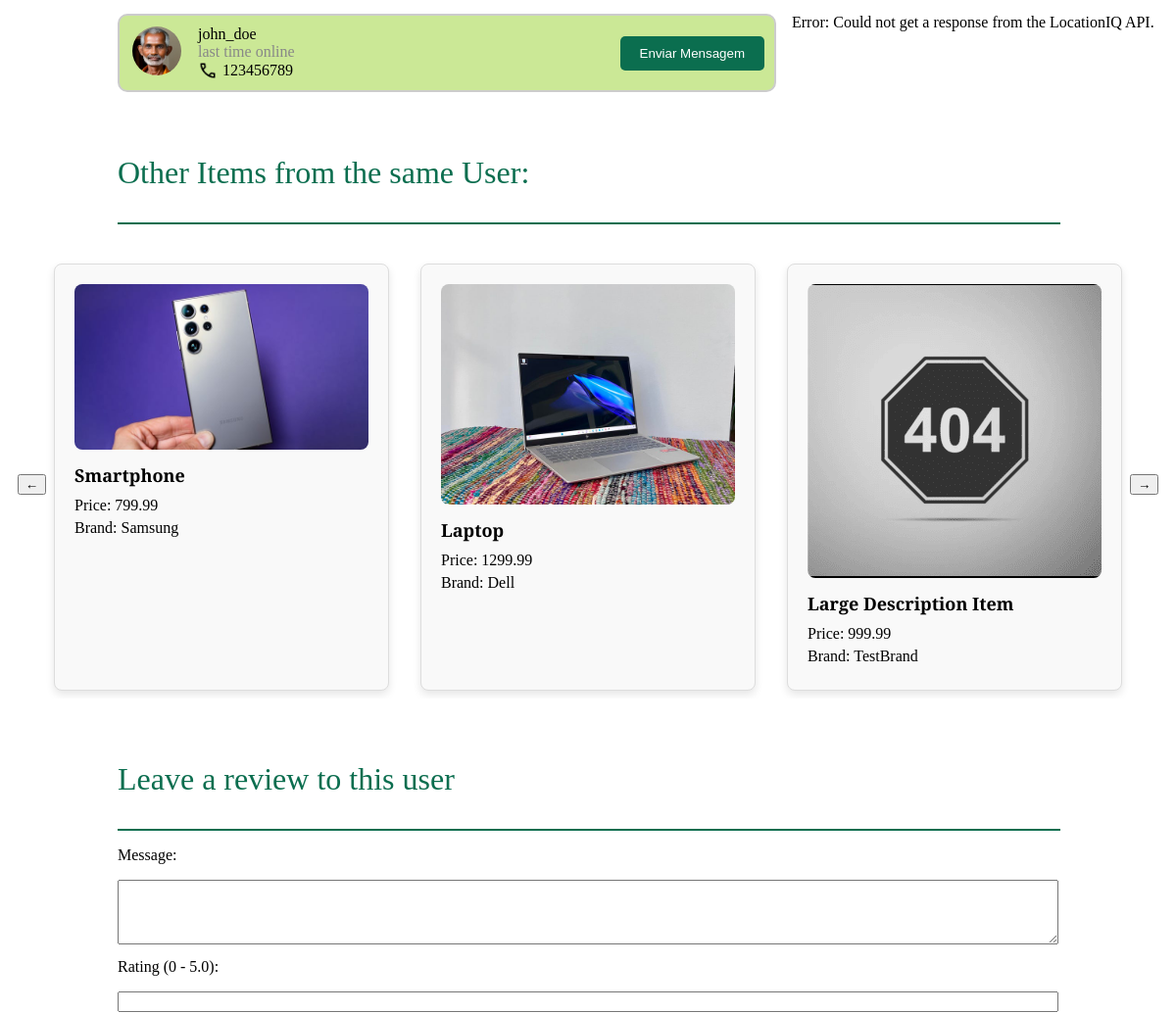
Before: /pages/itempage.php?item=2 (middle part) with the older database file.
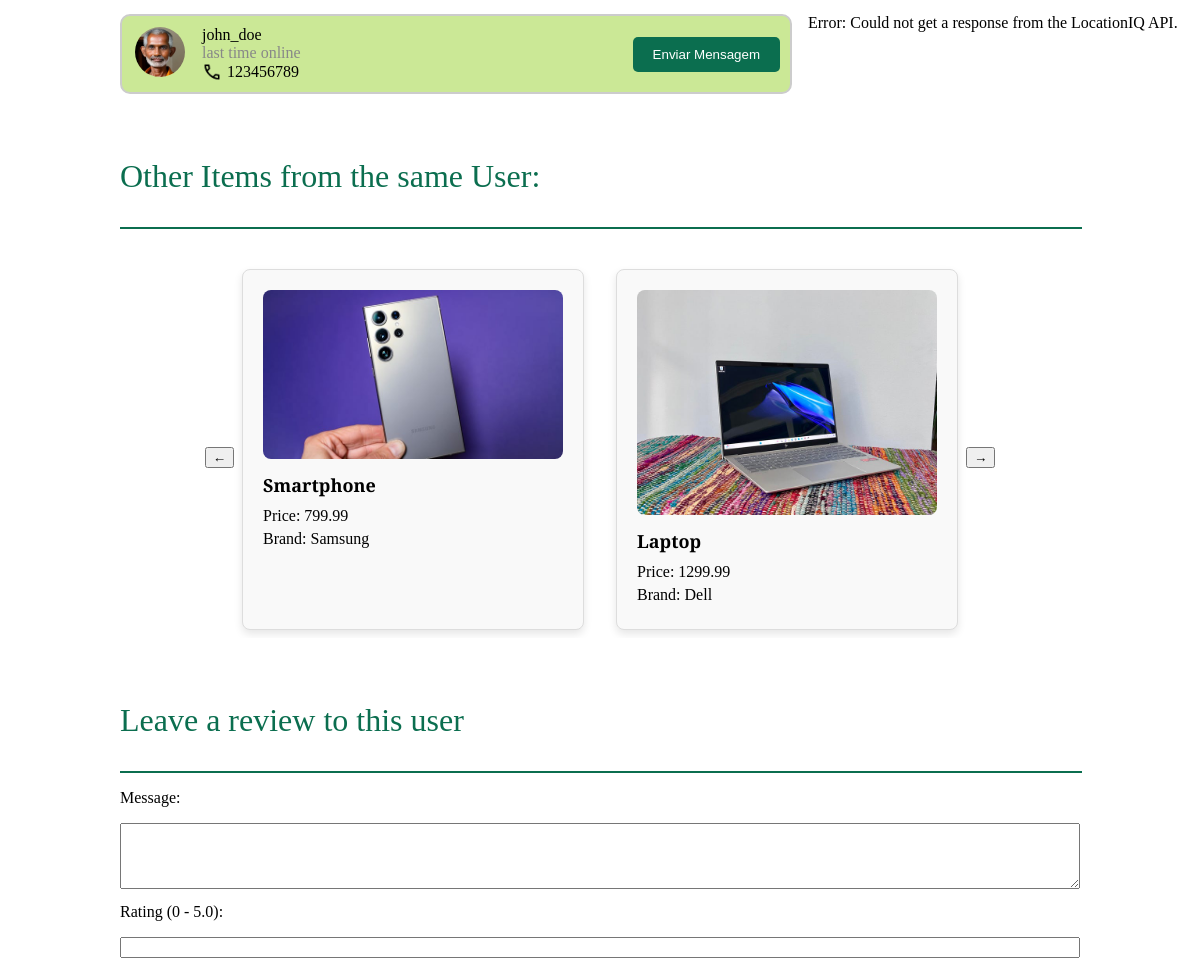
After: the same page with the newer database file.
### tables this page shows
CREATE TABLE Users (
    Id INTEGER PRIMARY KEY AUTOINCREMENT,
    Username VARCHAR(50) UNIQUE NOT NULL,
    Email VARCHAR(100) UNIQUE NOT NULL,
    PasswordHash VARCHAR(255) NOT NULL,
    FirstName VARCHAR(50) NOT NULL,
    LastName VARCHAR(50) NOT NULL,
    AdminStatus INTEGER DEFAULT 0 NOT NULL CHECK (AdminStatus <= 2),
    Address VARCHAR(255) NOT NULL,
    PhoneNumber VARCHAR(9)
);

CREATE TABLE Items (
    Id INTEGER PRIMARY KEY AUTOINCREMENT,
    Name VARCHAR(100) NOT NULL,
    Description TEXT NOT NULL,
    Brand VARCHAR(50) NOT NULL ,
    Model VARCHAR(50),
    CategoryId INTEGER NOT NULL,
    Size VARCHAR(20) ,
    Price DECIMAL(10, 2) NOT NULL,
    ConditionId VARCHAR(20) NOT NULL,
    Available BOOLEAN NOT NULL,
    AvailableForDelivery BOOLEAN NOT NULL , 
    SubCategory VARCHAR(50),
    NumberOfImages INTEGER,
    Highlighted INTEGER DEFAULT 0 NOT NULL CHECK (Highlighted <= 1),

    UserId INTEGER NOT NULL,
    FOREIGN KEY (UserId) REFERENCES Users(Id) ON DELETE CASCADE
);

### db_handler/DB.php (called while the page is built, shortened)
<?php
require_once 'Item.php';
require_once 'Users.php';
class Database
{
    private $conn;
    public function __construct($databasePath)
    {
        try {
            $this->conn = new PDO("sqlite:$databasePath");
            $this->conn->setAttribute(PDO::ATTR_ERRMODE, PDO::ERRMODE_EXCEPTION);
        } catch (PDOException $e) {
            echo "Connection failed: " . $e->getMessage();
        }
    }
    public function getItemById($id): Item
    {
        $stmt = $this->conn->prepare("SELECT * FROM items WHERE id = :id");
        $stmt->bindParam(':id', $id);
        $stmt->execute();
        $row = $stmt->fetch();
        return new Item(
            $row['Id'],
            $row['Name'],
            $row['Description'],
            $row['Brand'],
            $row['Model'],
            $row['CategoryId'],
            $row['Size'],
            $row['Price'],
            $row['ConditionId'],
            $row['Available'],
            $row['AvailableForDelivery'],
            $row['SubCategory'],
            $row['NumberOfImages'],
            $row['Highlighted'],
            $row['UserId']
        );
    }
    public function getAllUserItems(int $id)
    {
        $stmt = $this->conn->prepare("SELECT * FROM items WHERE UserId = :id AND Available = 1");
        $stmt->bindParam(':id', $id);
        $stmt->execute();
        $items = [];
        while ($row = $stmt->fetch()) {
            $items[] = new Item(
                $row['Id'],
                $row['Name'],
                $row['Description'],
                $row['Brand'],
                $row['Model'],
                $row['CategoryId'],
                $row['Size'],
                $row['Price'],
                $row['ConditionId'],
                $row['Available'],
                $row['AvailableForDelivery'],
                $row['SubCategory'],
                $row['NumberOfImages'],
                $row['Highlighted'],
                $row['UserId']
            );
        }
        return $items;
    }
    function getUserById($userId)
    {
        $stmt = $this->conn->prepare("SELECT * FROM Users WHERE Id = :userId");
        $stmt->bindParam(':userId', $userId);
        $stmt->execute();
        $user = $stmt->fetch(PDO::FETCH_ASSOC);
        if ($user) {
            return new User(
                $user['Id'],
                $user['Username'],
                $user['Email'],
                $user['PasswordHash'],
                $user['FirstName'],
                $user['LastName'],
                $user['AdminStatus'],
                $user['Address'],
                $user['PhoneNumber']
            );
        } else {
            return null;
        }
    }
    }
?>

### db_handler/Item.php (called while the page is built, shortened)
<?php
require_once 'Users.php';
class Item {
    public $id;
    public $name;
    public $brand;
    public $price;
    public $userId;
    public function __construct($id, $name, $description, $brand , $model , $category, $size , $price, $condition, $available, $available_for_delivery, $subCategory ,$NumberOfImages,$highlighted, $userId) {
        $this->id = $id;
        $this->name = $name;
        $this->brand = $brand;
        $this->price = $price;
        $this->userId = $userId;
    }
    public function getId() : int {
        return $this->id;
    }
    public function getUserId() : int {
        return $this->userId;
    }
    public function getName() : string {
        return $this->name;
    }
    public function getPrice() {
        return $this->price;
    }
    public function getBrand(){
        return $this->brand;
    }
}
?>

### db_handler/Users.php (called while the page is built, shortened)
<?php
class User {
    public $Id;
    public $Username;
    public $PhoneNumber;
    public function __construct($Id, $Username, $Email, $PasswordHash, $FirstName, $LastName, $status , $Address, $PhoneNumber) {
        $this->Id = $Id;
        $this->Username = $Username;
        $this->PhoneNumber = $PhoneNumber;
    }
    public function getId(): int {
        return $this->Id;
    }
    public function getUsername(): string {
        return $this->Username;
    }
    public function getPhoneNumber(): string {
        return $this->PhoneNumber;
    }
}
?>

### pages/itempage.php (the view, shortened to what this page needs)
<!DOCTYPE html>
<html lang="en">
    <head>
        <link href="../../css/itempage.css" rel="stylesheet">
    </head>
    <body>
        <?php
            include 'templates/header.php';
        ?>
        <section class="item-container">
            <?php
            require_once '../db_handler/DB.php';
            $db = new Database("../database/database.db");
            $itemId = $_GET['item'];
            $item = $db->getItemById($itemId);
            $userId = $item->getUserId();
            $user_details = $db->getUserById($userId);
            $user_username = $user_details->getUsername();
            $user_phonenumber = $user_details->getPhoneNumber();
            ?>
                        <?=
                            require_once '../db_handler/DB.php';
                        ?>
            <section class="contact_user_section">
                <div class="user_info" id="user_info" data-user-id="<?= $user_details->getId() ?>">
                    <div class="user_image_container">
                        <img src="../assets/users/<?= $user_details->getId() ?>.png" alt="<?= $user_username ?>"
                            id="user_image">
                    </div>
                    <div class="user_details">
                        <p class="username"><?= $user_details->getUsername() ?></p>
                        <p class="last_online">last time online</p>
                        <div class="phone_container">
                            <img src="../assets/phone.png" alt="Phone Icon" class="phone_icon">
                            <p class="phone_number"><?= $user_phonenumber ?></p>
                        </div>
                    </div>
                </div>
                <button id="message_button" class="message_button">Enviar Mensagem</button>
            </section>
            <?php
            $array_location = get_coordinates_locationiq($user_details->getAddress());
            ?>
        </section>
        <p class="Items_From_The_Same_User">Other Items from the same User:</p>
        <div class="line"></div>
        <section class="other_items_of_the_user">
            <div class="arrows">
                <button id="prevPage">&larr;</button>
            </div>
            <div class="items_container">
                <?php
                require_once '../db_handler/DB.php';
                $db = new Database("../database/database.db");
                $userItems = $db->getAllUserItems($user_details->getId());
                $itemsPerPage = 5;
                $currentPage = isset($_GET['page']) ? intval($_GET['page']) : 1;
                $startIndex = ($currentPage - 1) * $itemsPerPage;
                $endIndex = $startIndex + $itemsPerPage;
                for ($i = $startIndex; $i < $endIndex && $i < count($userItems); $i++) {
                    $item = $userItems[$i];
                    $itemImagePath = "../assets/items/{$item->getId()}-1.png";
                    $errorImagePath = "../assets/items/error.png";
                    $imageSrc = file_exists($itemImagePath) ? $itemImagePath : $errorImagePath;
                    ?>
                    <div class='item'>
                        <a href='itempage.php?item=<?= $item->getId() ?>'>
                            <img src="<?= $imageSrc ?>" alt='<?= $item->getName() ?>'>
                        </a>
                        <h3><?= $item->getName() ?></h3>
                        <p>Price: <?= $item->getPrice() ?></p>
                        <p>Brand: <?= $item->getBrand() ?></p>
                    </div>
                    <?php
                }
                ?>
            </div>
            <div class="arrows">
                <button id="nextPage">&rarr;</button>
            </div>
        </section>
        <p class="review_text">Leave a review to this user</p>
        <div class="line"></div>
        <form class="form_review" id="reviewForm" method="post">
            <label for="message" class="label_message">Message:</label>
            <textarea id="message" class="review_message" name="message" rows="4" cols="50"></textarea>
            <label for="rating" class="label_message">Rating (0 - 5.0):</label>
            <input type="number" class="rating_number" id="rating" name="rating" step="0.1" min="0" max="5.0" required>
        </form>
        <?php
        include 'templates/footer.php';
        ?>
    </body>
</html>
<?php
function get_coordinates_locationiq($address)
{
    $api_key = 'pk.04501fc68a271f59fa011139d9b85f71';
    $formatted_address = urlencode($address);
    $url = "https://us1.locationiq.com/v1/search.php?key={$api_key}&q={$formatted_address}&format=json&limit=1";
    $response = @file_get_contents($url);
    if ($response === FALSE) {
        echo "Error: Could not get a response from the LocationIQ API.\n";
        return null;
    }
}
?>

### pages/templates/header.php (shortened to what this page needs)
<link href="../../css/header.css" rel="stylesheet">

### pages/templates/footer.php (shortened to what this page needs)
<link rel="stylesheet" type="text/css" href="https://cdnjs.cloudflare.com/ajax/libs/font-awesome/6.5.2/css/all.min.css">
<link href="../../css/footer.css" rel="stylesheet">

### css/itempage.css (style rules this page uses)
.item-container * { padding: 0; margin: 0; box-sizing: border-box; }
.item-container { display: grid; grid-template-columns: 70% auto; grid-template-rows: auto auto auto auto; grid-auto-flow: row dense; grid-gap: 1em 1em; margin: 0 10%; margin-top: 3em; }
.contact_user_section { grid-row: 4; grid-column: 1; background-color: #CBE896; }
.contact_user_section { display: flex; justify-content: space-between; align-items: center; padding: 10px; border: 2px solid #ccc; border-radius: 10px; }
.user_info { display: flex; align-items: center; }
.user_image_container { margin-right: 10px; }
#user_image { width: 70px; height: 70px; border-radius: 50%; margin-right: 10px; }
.user_details { display: flex; flex-direction: column; }
.last_online { color: #888; }
.phone_container { display: flex; align-items: center; }
.phone_icon { width: 20px; height: 20px; margin-right: 5px; }
.phone_number { margin: 0; }
.message_button { padding: 10px 20px; background-color: #0B6E4F; color: #fff; border: none; border-radius: 5px; cursor: pointer; }
#user_image { margin-left: 5%; width: 50px; height: 50px; border-radius: 50%; margin-right: 10px; }
.other_items_of_the_user { display: flex; justify-content: center; margin-top: 2em; }
.items_container { display: flex; overflow-x: auto; gap: 2em; padding: 0.5em; }
.item { width: 300px; background-color: #f9f9f9; border: 1px solid #ddd; border-radius: 8px; padding: 20px; box-shadow: 0 4px 8px rgba(0, 0, 0, 0.1); }
.item img { width: 100%; height: auto; border-radius: 8px; }
.item h3 { font-size: 18px; margin: 10px 0; }
.item p { font-size: 16px; margin: 5px 0; }
.arrows { border: none; background: none; font-size: 36px; cursor: pointer; align-self: center; background-color: white; color: white; }
.Items_From_The_Same_User,.review_text { font-size: 2em; font-weight: 500; color: #0B6E4F; margin-top: 2em; margin-bottom: 1em; margin-left: 10%; }
.line { border: 1px solid #0B6E4F; width: 80%; margin-left: 10%; margin-bottom: 1em; }
.form_review { display: flex; flex-direction: column; width: 80%; margin-left: 10%; }
.rating_number { margin-bottom: 1em; }
.label_message { margin-bottom: 1em; }
.review_message { margin-bottom: 1em; }

### css/header.css (style rules this page uses)
body { text-decoration: none; margin: 0; padding: 0; box-sizing: border-box; font-family: "Crimson Pro", serif; min-height: 100vh; }

Changed rows visible on the page:
removed items: shows a picture, Name "Large Description Item", Price "999.99", Brand "TestBrand"
